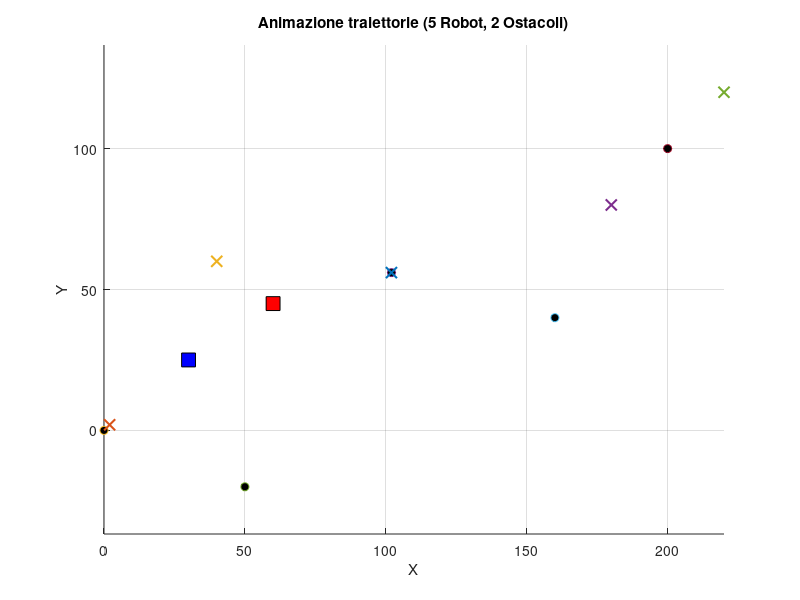

The MATLAB script that drew this image: (Note: this script raises an error after producing the figure.)
clear;
clc;

%% === PARAMETRI INIZIALI ===
n_robots = 5;           
thr = 2;               

kx = 0.6 * ones(1, n_robots);
ky = 0.6 * ones(1, n_robots);

for i = 1:n_robots
    K{i} = [kx(i), 0;
             0, ky(i)];
end

%% === POSIZIONI INIZIALI ===
X0 = [  0, 102,  50, 160, 200;   
        0,  56, -20,  40, 100];  

%% === POSIZIONI DESIDERATE ===
Xd = [102,   2,  40, 180, 220;    
       56,   2,  60,  80, 120];   

%% === DERIVATE DESIDERATE ===
Xd_dot = zeros(2, n_robots);  

%% === OSTACOLI ===
obj1 = [60, 45];  
obj2 = [30, 25];  

%% === ANIMAZIONE ===
figure; hold on; grid on; axis equal;
title('Animazione traiettorie (5 Robot, 2 Ostacoli)');
xlabel('X'); ylabel('Y');

% --- Ostacoli ---
plot(obj1(1), obj1(2), '-s', 'MarkerSize', 10, 'MarkerFaceColor', 'red', 'MarkerEdgeColor', 'black');
plot(obj2(1), obj2(2), '-s', 'MarkerSize', 10, 'MarkerFaceColor', 'blue', 'MarkerEdgeColor', 'black');

% --- Posizioni iniziali ---
for i = 1:n_robots
    plot(X0(1,i), X0(2,i), '-o', 'MarkerFaceColor', 'k');
end

% --- Posizioni finali ---
for i = 1:n_robots
    plot(Xd(1,i), Xd(2,i), '-x', 'MarkerSize', 8, 'LineWidth', 1.5);
end

% --- Traiettorie (da Simulink o simulazione) ---
X1 = squeeze(out.X1.Data);
X2 = squeeze(out.X2.Data);
X3 = squeeze(out.X3.Data);
X4 = squeeze(out.X4.Data);
X5 = squeeze(out.X5.Data);

% --- Handle delle traiettorie ---
colors = ['r','b','g','m','c'];
h = gobjects(1, n_robots);
for i = 1:n_robots
    h(i) = plot(NaN, NaN, colors(i), 'LineWidth', 2);
end

% --- Legenda ---
legend('Obj1','Obj2', ...
       'Start1','Start2','Start3','Start4','Start5', ...
       'Goal1','Goal2','Goal3','Goal4','Goal5', ...
       'Traj1','Traj2','Traj3','Traj4','Traj5');

%% === ANIMAZIONE DINAMICA ===
% (qui si suppone che tutti i vettori Xi abbiano stessa lunghezza)
for i = 1:length(X1(1,:))
    set(h(1), 'XData', X1(1,1:i), 'YData', X1(2,1:i));
    set(h(2), 'XData', X2(1,1:i), 'YData', X2(2,1:i));
    set(h(3), 'XData', X3(1,1:i), 'YData', X3(2,1:i));
    set(h(4), 'XData', X4(1,1:i), 'YData', X4(2,1:i));
    set(h(5), 'XData', X5(1,1:i), 'YData', X5(2,1:i));
    drawnow;
    pause(0.2);
end
